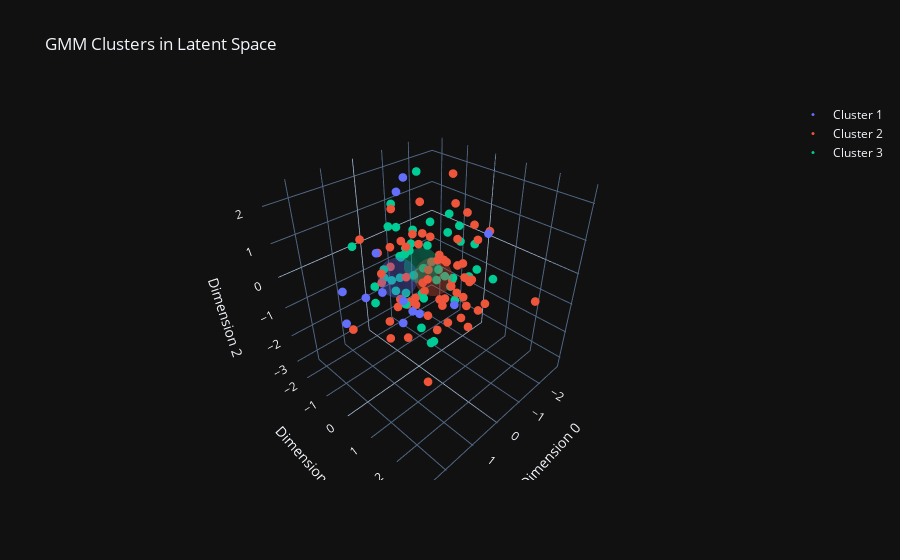

Source (notebook cell):
### Markdown cell above
#### <strong> Dummy classification a 3D space</strong>

### Code cell
K = 3 
gmm = GaussianMixture(n_components=K, covariance_type='full', random_state=0)
gmm.fit(data)

gmc_space(data, [0,1,2], gmm)
